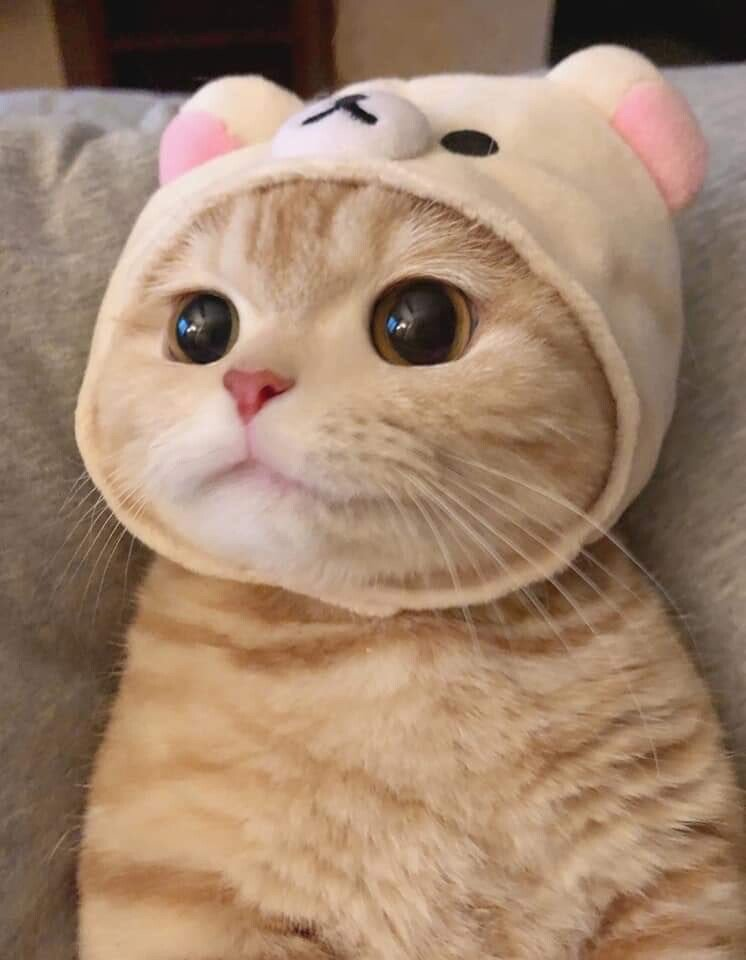
#> input picture image.jpg, 746 x 960 px
$ python ilne_image_name.py
#> lines starting #> are read from the running program, lines starting #| are printed output that depends on the picture
import cv2
import numpy as np

# Load the image and convert it to grayscale
image = cv2.imread('image.jpg')
#> image is the input picture: shape (960, 746, 3); mean B, G, R 109.1, 132, 160.8
gray = cv2.cvtColor(image, cv2.COLOR_BGR2GRAY)
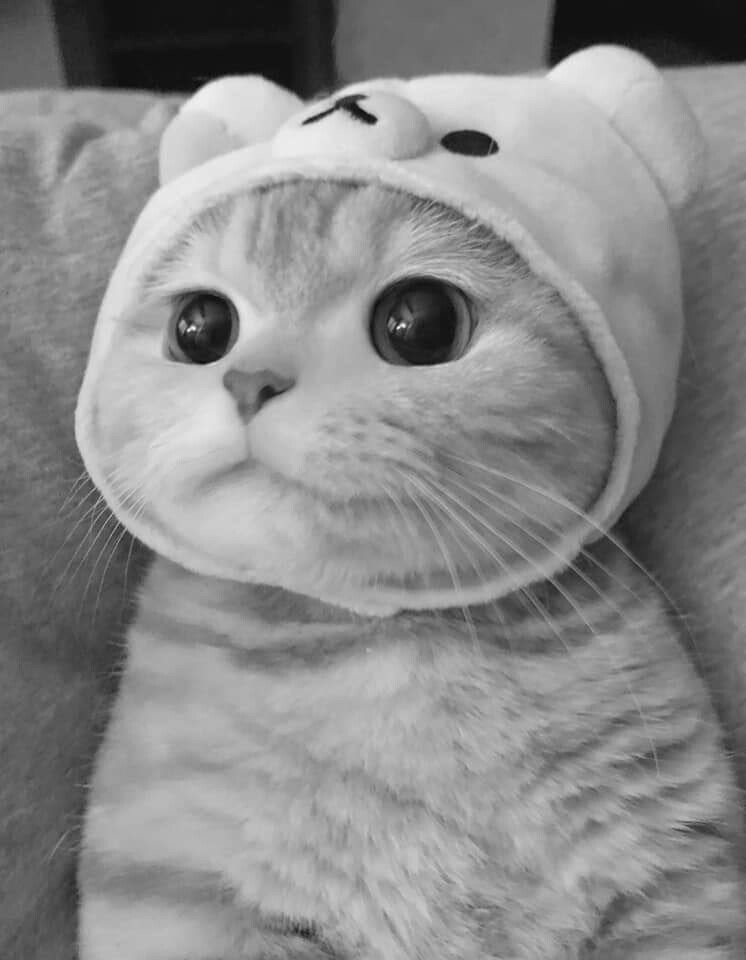
#> gray: shape (960, 746); min 10, max 254, mean 138

cv2.imwrite("ilne_image_name.jpg", gray)

# Detect edges using the Canny algorithm
edges = cv2.Canny(gray, 50, 100)
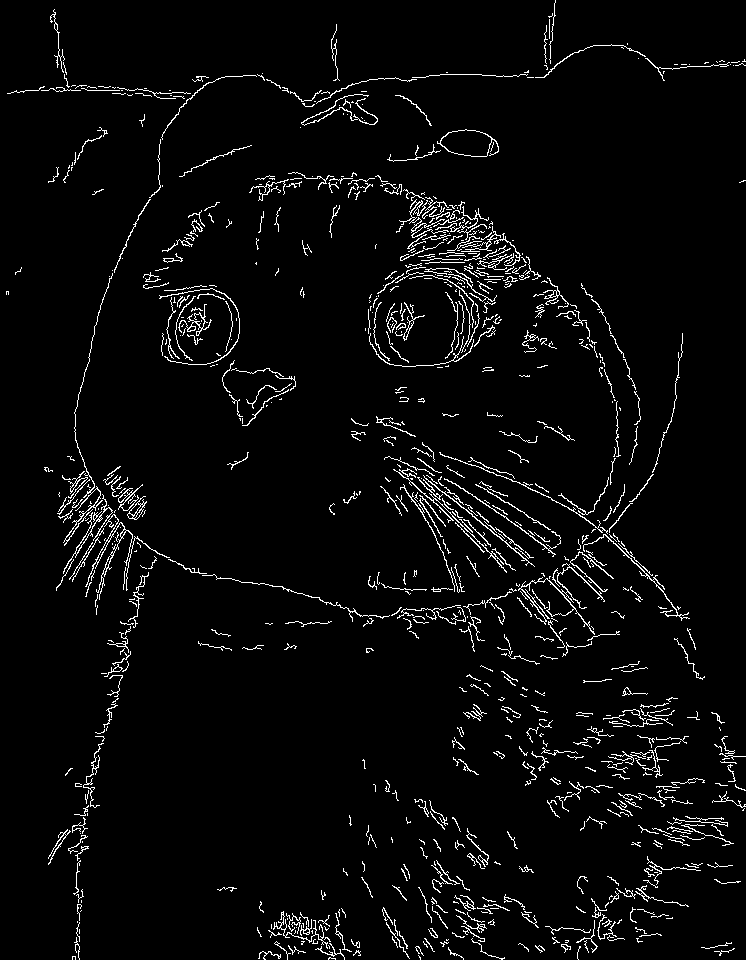
#> edges: shape (960, 746); 3.8% white in thin lines or dots

# Display the edges image using imshow
cv2.imshow('Edges', edges)
cv2.waitKey(0)
cv2.destroyAllWindows()
